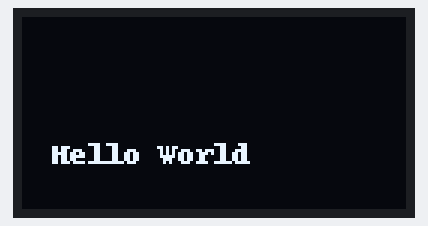
Bench run of a program on a simulated Raspberry Pi (BCM pin numbers). On the bench: 128×64 one-colour display. At 10.3 s the program stops and its outputs stay as they are.

Above: at 0.2 s.

The program:

oled_simple_test.py
```python
from luma.core.interface.serial import i2c
from luma.core.render import canvas
from luma.oled.device import ssd1306, ssd1325, ssd1331, sh1106
from time import sleep

serial = i2c(port=1, address=0x3C)
device = ssd1306(serial, rotate=0)

with canvas(device) as draw:
    draw.text((10, 40), "Hello World", fill="white")
    draw.text((10, 70), "from peppe8o.com!", fill="white")

sleep(10)
```

Measured:
- what the display in image 0 shows lasts 10.0 s, from 0.2 s to 10.2 s
